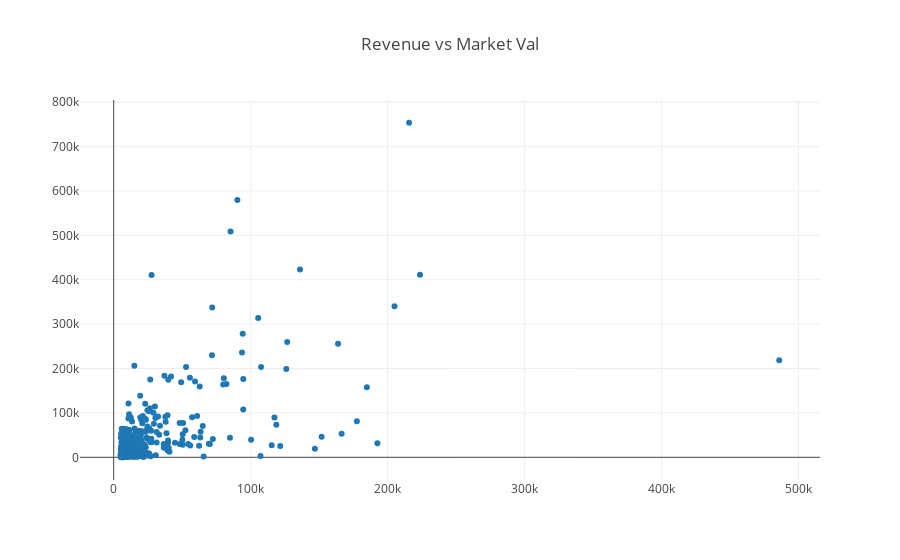

Write notebook code for a chart like this one.
### Code cell
from plotly.graph_objs import Scatter


data = [Scatter(x=fortune17['revenues'], y=fortune17['market val'], mode = 'markers', text=fortune17['company'])]
layout = Layout(title="Revenue vs Market Val")

fig = Figure(data=data, layout=layout)

plotly.offline.iplot(fig, show_link=False)

### Figure 1 — Plotly figure (JSON) as saved in the notebook; plotly's stock layout.template omitted (floating-point values rounded to 4 significant figures; data arrays with more than 128 entries replaced by an {"elided": "..."} marker saying what was removed)
{"data": [{"mode": "markers", "text": {"elided": "500 str values"}, "type": "scatter", "x": {"elided": "500 int values"}, "y": {"elided": "500 str values"}}], "layout": {"title": "Revenue vs Market Val"}}
